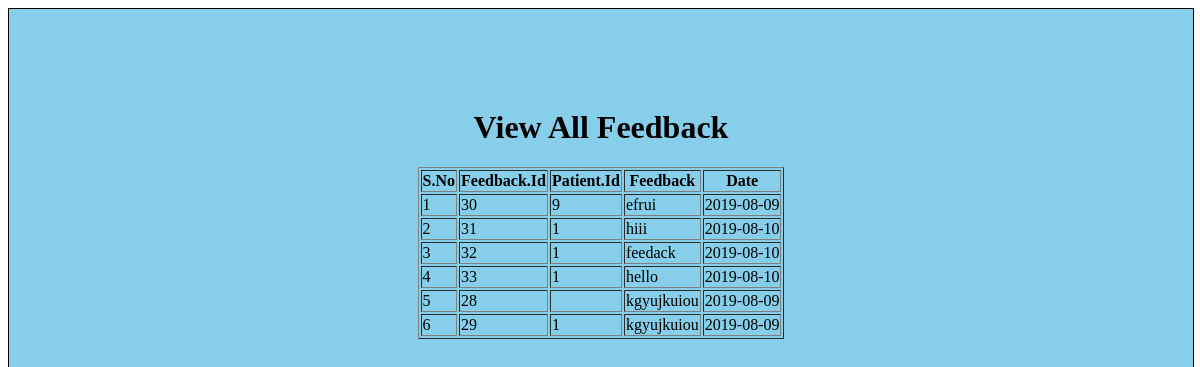
The app's page /admin/vaf.php with its own data.
### tables this page shows
CREATE TABLE IF NOT EXISTS `tbl_feedback` (
  `feedid` int(11) NOT NULL AUTO_INCREMENT,
  `patid` varchar(60) NOT NULL,
  `feedback` varchar(100) NOT NULL,
  `date` varchar(10) NOT NULL,
  PRIMARY KEY (`feedid`)
);

### admin/vaf.php (the view, shortened to what this page needs)
<?php
$query="select * from tbl_feedback	";
$res=mysql_query($query);
?>
	<html>
	<head>
		<link href="css/vaf.css" rel="stylesheet" type="text/css"/>
	</head>
	<body>
	<div id="outer">
	<div id="vinod">
<center><h1>View All Feedback</h1></center>
<table border="1" align="center">
<tr>
	<th>S.No</th>
	<th>Feedback.Id</th>
	<th>Patient.Id</th>
	<th>Feedback</th>
	<th>Date</th>
</tr>
<?php
$i=1;
while($row=mysql_fetch_array($res,MYSQL_BOTH))
{
	?>
<tr>
	<td><?php echo $i;?></td>
	<td><?php echo $row['feedid'];?></td>
	<td><?php echo $row['patid'];?></td>
	<td><?php echo $row['feedback'];?></td>
	<td><?php echo $row['date'];?></td>
</tr>
<?php
$i++;
}
?>
	</div>
	</div>
	</body>
	</html>

### admin/css/vaf.css (style rules this page uses)
#outer { height:800px; width:100%; border:1px solid; background-color:skyblue; }
#vinod { height:600px; width:100%; //border:1px solid; margin-top:100px; }

### records on screen
tbl_feedback: feedid "30", patid "9", feedback "efrui", date "2019-08-09"
tbl_feedback: feedid "31", patid "1", feedback "hiii", date "2019-08-10"
tbl_feedback: feedid "32", patid "1", feedback "feedack", date "2019-08-10"
tbl_feedback: feedid "33", patid "1", feedback "hello", date "2019-08-10"
tbl_feedback: feedid "28", feedback "kgyujkuiou", date "2019-08-09"
tbl_feedback: feedid "29", patid "1", feedback "kgyujkuiou", date "2019-08-09"
